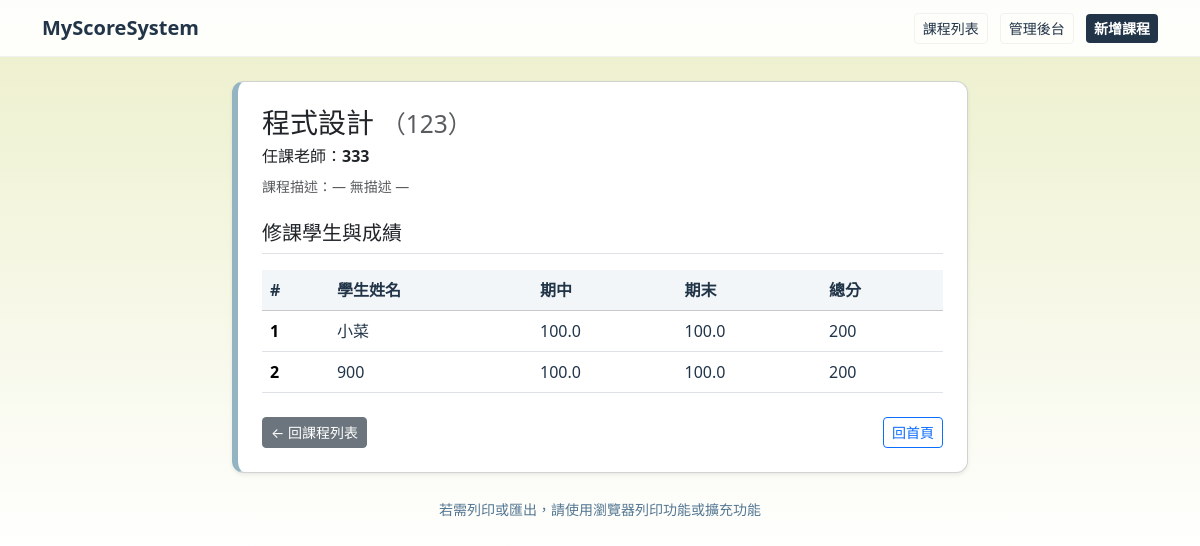
The page /courses/1/ on the database its author committed.
### course/models.py (models this page shows, shortened)
class Course(models.Model):
    course_id = models.CharField(max_length=10, verbose_name='課程代碼')
    name = models.CharField(max_length=100, verbose_name='課程名稱')
    teacher = models.CharField(max_length=50, verbose_name='授課教師')
    students = models.ManyToManyField(Student, through='Enrollment')

class Enrollment(models.Model):
    student = models.ForeignKey(Student, on_delete=models.CASCADE, verbose_name='學生')
    course = models.ForeignKey(Course, on_delete=models.CASCADE, verbose_name='課程')
    midterm_score = models.FloatField(verbose_name='期中成績')
    final_score = models.FloatField(verbose_name='期末成績')

class Student(models.Model):
    name = models.CharField(max_length=50, verbose_name='學生姓名')

### course/views.py (the view)
# urls.py: path('courses/<int:course_id>/', views.course_detail, name='course_detail'),
def course_detail(request, course_id):
    course = get_object_or_404(Course, id=course_id)
    enrollments = Enrollment.objects.filter(course=course)
    return render(request, 'course_detail.html', {'course': course, 'enrollments': enrollments})

### templates/course_detail.html (shortened to what this page needs)
{% extends 'base.html' %}
{% block content %}
    <div class="row">
        <div class="col-lg-8 mx-auto">
            <div class="card course-card shadow-sm mb-4 accent-left">
                <div class="card-body">
                    <h3 class="card-title mb-1">
                        {{ course.name }} <small class="text-muted">（{{ course.course_id }}）</small>
                    </h3>
                    <p class="mb-2">任課老師：<strong>{{ course.teacher }}</strong></p>
                    <p class="text-muted small mb-3">課程描述：{% if course.description %}{{ course.description }}{% else %}— 無描述 —{% endif %}</p>
                    <h5 class="mt-4 mb-3 border-bottom pb-2">修課學生與成績</h5>
                    <div class="table-responsive">
                        <table class="table table-hover align-middle mb-0">
                            <thead class="table-light">
                                <tr>
                                    <th scope="col">#</th>
                                    <th scope="col">學生姓名</th>
                                    <th scope="col">期中</th>
                                    <th scope="col">期末</th>
                                    <th scope="col">總分</th>
                                </tr>
                            </thead>
                            <tbody>
                                {% for e in enrollments %}
                                <tr>
                                    <th scope="row">{{ forloop.counter }}</th>
                                    <td>{{ e.student.name }}</td>
                                    <td>{{ e.midterm_score }}</td>
                                    <td>{{ e.final_score }}</td>
                                    <td>{{ e.midterm_score|add:e.final_score }}</td>
                                </tr>
                                {% empty %}
                                <tr>
                                    <td colspan="5" class="text-center text-muted py-3">目前尚無學生修課或尚未輸入成績。</td>
                                </tr>
                                {% endfor %}
                            </tbody>
                        </table>
                    </div>
                    <div class="d-flex justify-content-between mt-4">
                        <a class="btn btn-secondary btn-sm" href="{% url 'course_list' %}">← 回課程列表</a>
                        <a class="btn btn-outline-primary btn-sm" href="/">回首頁</a>
                    </div>
                </div>
            </div>
            <footer class="text-center mt-3 mb-4"><small>若需列印或匯出，請使用瀏覽器列印功能或擴充功能</small></footer>
        </div>
    </div>
{% endblock %}

### templates/base.html (style rules this page uses)
:root { --bg-light: #ECEFCA; --bg-2: #ffffff; --surface: #94B4C1; --btn-deep: #213448; --btn-dark: #547792; --text: #213448; --muted: #547792; }
html,body { height:100%; }
body { font-family: "Noto Sans TC", system-ui, -apple-system, "Segoe UI", Roboto, Arial, "Helvetica Neue", sans-serif; background: linear-gradient(180deg, var(--bg-light) 0%, var(--bg-2) 70%); color: var(--text); -webkit-font-smoothing:antialiased; -moz-osx-font-smoothing:grayscale; }
.card { border-radius:12px; box-shadow: 0 8px 24px rgba(33,52,72,0.05); }
.card .card-body { padding:1.5rem; }
.accent-left { border-left:6px solid var(--surface); }
table.table thead th { background: rgba(148,180,193,0.12); color: var(--btn-deep); }
table.table tbody td { color: var(--text); }
footer small { color: var(--muted); }

### rows shown on the page
Course: name "程式設計", course_id "123", teacher "333"
Enrollment: student.name "小菜", midterm_score "100.0", final_score "100.0", midterm_score|add "200"
Enrollment: student.name "900", midterm_score "100.0", final_score "100.0", midterm_score|add "200"
